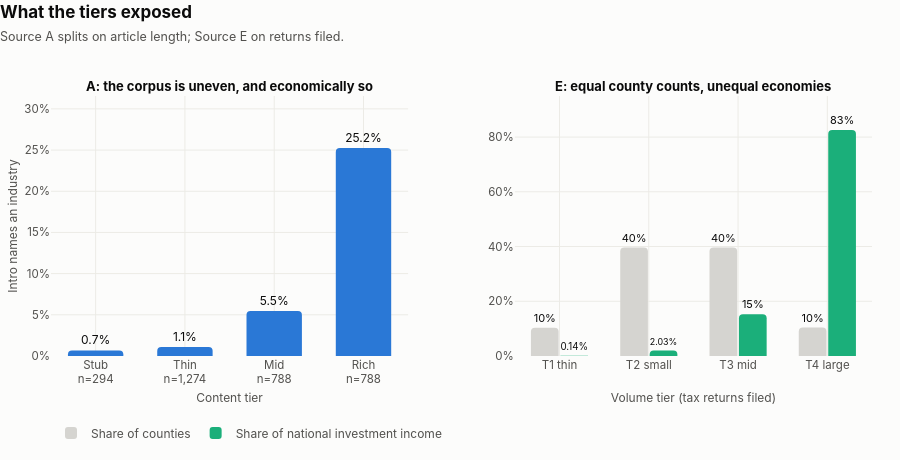

The notebook cell this image was saved under:
### Markdown cell above
### Source E — four volume tiers, and a finding I did not expect

Counties split on `num_returns`: **T1** (<2.2k), **T2** (2.2k–11.7k), **T3**
(11.7k–100k), **T4** (≥100k). Here the groups did more than guide feature choice.

### Code cell
a_sum, a_lab = a_tiers["summary"], a_tiers["tier_labels"]
e_lab, e_sum = list(e_tiers["tiers"]), e_tiers["tiers"]

fig = make_subplots(
    rows=1, cols=2, horizontal_spacing=0.13,
    subplot_titles=("<b>A: the corpus is uneven, and economically so</b>",
                    "<b>E: equal county counts, unequal economies</b>"),
)

shares = [a_sum[t]["share_any_industry"] for t in a_lab]
fig.add_trace(go.Bar(
    x=[f"{t.capitalize()}<br>n={a_sum[t]['n_counties']:,}" for t in a_lab],
    y=shares, marker_color=BLUE,
    marker_cornerradius=4, showlegend=False,
    text=[f"{s:.1%}" for s in shares], textposition="outside",
    textfont=dict(size=12, color=INK),
    customdata=[[a_sum[t]["n_counties"], a_sum[t]["mean_length"]] for t in a_lab],
    hovertemplate="%{y:.1%} name an industry<br>%{customdata[0]:,} counties"
                  "<br>%{customdata[1]:.0f} chars mean intro<extra></extra>",
), row=1, col=1)

cty = [e_sum[t]["share_of_counties"] for t in e_lab]
inc = [e_sum[t]["share_of_investment_income"] for t in e_lab]
tiers_short = ["T1 thin", "T2 small", "T3 mid", "T4 large"]
for name, values, colour in (("Share of counties", cty, MUTED),
                             ("Share of national investment income", inc, AQUA)):
    fig.add_trace(go.Bar(
        x=tiers_short, y=values, name=name, marker_color=colour, marker_cornerradius=4,
        text=[f"{v:.2%}" if v < 0.05 else f"{v:.0%}" for v in values],
        textposition="outside", textfont=dict(size=11, color=INK),
        hovertemplate=f"<b>%{{x}}</b><br>{name}: %{{y:.2%}}<extra></extra>",
    ), row=1, col=2)

fig.update_yaxes(tickformat=".0%", title_text="Intro names an industry",
                 range=[0, max(shares) * 1.25], row=1, col=1)
fig.update_yaxes(tickformat=".0%", range=[0, 0.95], row=1, col=2)
fig.update_xaxes(title_text="Content tier", row=1, col=1)
fig.update_xaxes(title_text="Volume tier (tax returns filed)", row=1, col=2)
style(fig, "What the tiers exposed",
      "Source A splits on article length; Source E on returns filed.", height=460)
fig.update_annotations(font=dict(size=13, color=INK))
fig.show()

### Figure 1 — Plotly figure (JSON) as saved in the notebook; plotly's stock layout.template omitted (floating-point values rounded to 4 significant figures)
{"data": [{"customdata": [[294, 63.8], [1274, 191.4], [788, 359.4], [788, 863.2]], "hovertemplate": "%{y:.1%} name an industry<br>%{customdata[0]:,} counties<br>%{customdata[1]:.0f} chars mean intro<extra></extra>", "marker": {"color": "#2a78d6", "cornerradius": 4}, "showlegend": false, "text": ["0.7%", "1.1%", "5.5%", "25.2%"], "textfont": {"color": "#0b0b0b", "size": 12}, "textposition": "outside", "type": "bar", "x": ["Stub<br>n=294", "Thin<br>n=1,274", "Mid<br>n=788", "Rich<br>n=788"], "xaxis": "x", "y": [0.0068, 0.011, 0.0546, 0.2525], "yaxis": "y"}, {"hovertemplate": "<b>%{x}</b><br>Share of counties: %{y:.2%}<extra></extra>", "marker": {"color": "#d5d4d0", "cornerradius": 4}, "name": "Share of counties", "text": ["10%", "40%", "40%", "10%"], "textfont": {"color": "#0b0b0b", "size": 11}, "textposition": "outside", "type": "bar", "x": ["T1 thin", "T2 small", "T3 mid", "T4 large"], "xaxis": "x2", "y": [0.1034, 0.3964, 0.3964, 0.1037], "yaxis": "y2"}, {"hovertemplate": "<b>%{x}</b><br>Share of national investment income: %{y:.2%}<extra></extra>", "marker": {"color": "#1baf7a", "cornerradius": 4}, "name": "Share of national investment income", "text": ["0.14%", "2.03%", "15%", "83%"], "textfont": {"color": "#0b0b0b", "size": 11}, "textposition": "outside", "type": "bar", "x": ["T1 thin", "T2 small", "T3 mid", "T4 large"], "xaxis": "x2", "y": [0.001351, 0.02033, 0.1523, 0.826], "yaxis": "y2"}], "layout": {"annotations": [{"font": {"color": "#0b0b0b", "size": 13}, "showarrow": false, "text": "<b>A: the corpus is uneven, and economically so</b>", "x": 0.2175, "xanchor": "center", "xref": "paper", "y": 1.0, "yanchor": "bottom", "yref": "paper"}, {"font": {"color": "#0b0b0b", "size": 13}, "showarrow": false, "text": "<b>E: equal county counts, unequal economies</b>", "x": 0.7825, "xanchor": "center", "xref": "paper", "y": 1.0, "yanchor": "bottom", "yref": "paper"}], "bargap": 0.34, "bargroupgap": 0.06, "font": {"color": "#0b0b0b", "family": "-apple-system, BlinkMacSystemFont, Segoe UI, Helvetica, Arial, sans-serif", "size": 13}, "height": 460, "hoverlabel": {"bgcolor": "white", "bordercolor": "#ecebe6", "font": {"family": "-apple-system, BlinkMacSystemFont, Segoe UI, Helvetica, Arial, sans-serif", "size": 12.5}}, "legend": {"bgcolor": "rgba(0,0,0,0)", "font": {"color": "#52514e", "size": 12}, "orientation": "h", "x": 0, "y": -0.24, "yanchor": "top"}, "margin": {"b": 104, "l": 12, "r": 28, "t": 96}, "paper_bgcolor": "#fcfcfb", "plot_bgcolor": "#fcfcfb", "showlegend": true, "title": {"font": {"color": "#0b0b0b", "size": 17}, "text": "<b>What the tiers exposed</b><br><span style='font-size:12.5px;color:#52514e'>Source A splits on article length; Source E on returns filed.</span>", "x": 0, "xanchor": "left", "y": 0.96, "yanchor": "top"}, "xaxis": {"anchor": "y", "automargin": true, "domain": [0.0, 0.435], "gridcolor": "#ecebe6", "gridwidth": 1, "showgrid": true, "showline": false, "tickfont": {"color": "#52514e", "size": 11.5}, "ticks": "", "title": {"font": {"color": "#52514e", "size": 12}, "text": "Content tier"}, "zeroline": false}, "xaxis2": {"anchor": "y2", "automargin": true, "domain": [0.565, 1.0], "gridcolor": "#ecebe6", "gridwidth": 1, "showgrid": true, "showline": false, "tickfont": {"color": "#52514e", "size": 11.5}, "ticks": "", "title": {"font": {"color": "#52514e", "size": 12}, "text": "Volume tier (tax returns filed)"}, "zeroline": false}, "yaxis": {"anchor": "x", "automargin": true, "domain": [0.0, 1.0], "gridcolor": "#ecebe6", "gridwidth": 1, "range": [0, 0.3156], "showgrid": true, "showline": false, "tickfont": {"color": "#52514e", "size": 11.5}, "tickformat": ".0%", "ticks": "", "title": {"font": {"color": "#52514e", "size": 12}, "text": "Intro names an industry"}, "zeroline": false}, "yaxis2": {"anchor": "x2", "automargin": true, "domain": [0.0, 1.0], "gridcolor": "#ecebe6", "gridwidth": 1, "range": [0, 0.95], "showgrid": true, "showline": false, "tickfont": {"color": "#52514e", "size": 11.5}, "tickformat": ".0%", "ticks": "", "title": {"font": {"color": "#52514e", "size": 12}}, "zeroline": false}}}
